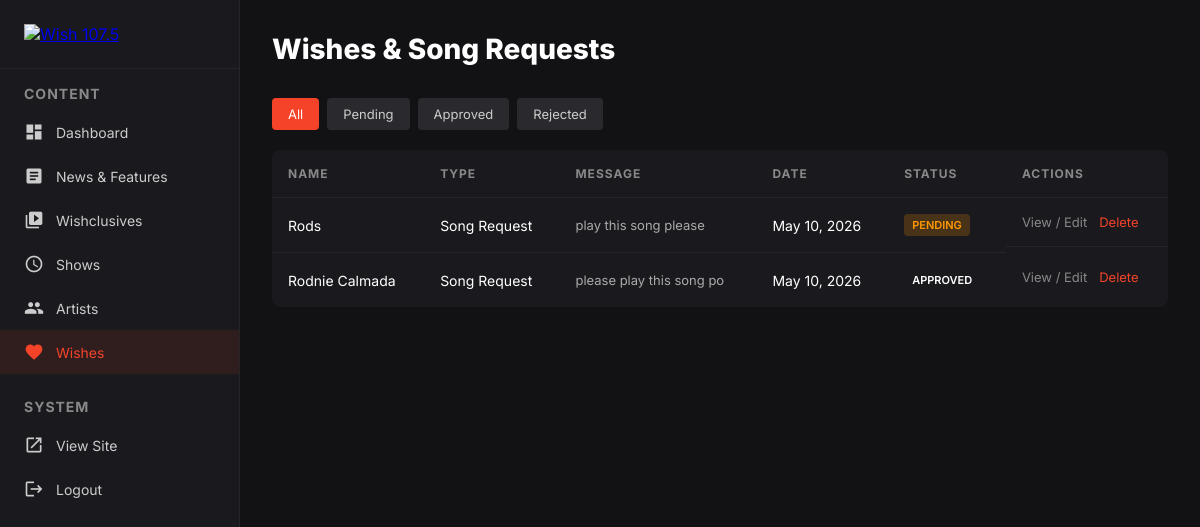
Page /admin/wishes.php (signed in) on the committed database.
### tables this page shows
CREATE TABLE `wishes` (
  `id` int(11) NOT NULL,
  `name` varchar(255) NOT NULL,
  `email` varchar(255) DEFAULT NULL,
  `wish_type` enum('song','wish') DEFAULT 'song',
  `song_artist` varchar(255) DEFAULT NULL,
  `song_title` varchar(255) DEFAULT NULL,
  `message` text NOT NULL,
  `status` enum('pending','approved','rejected') DEFAULT 'pending',
  `created_at` timestamp NOT NULL DEFAULT current_timestamp(),
  `approved_at` timestamp NULL DEFAULT NULL
);

### db.php (called while the page is built, shortened)
<?php
function getDB() {
    static $pdo = null;
    if ($pdo === null) {
        try {
            $dsn = "mysql:host=" . DB_HOST . ";dbname=" . DB_NAME . ";charset=utf8mb4";
            $pdo = new PDO($dsn, DB_USER, DB_PASS, [
                PDO::ATTR_ERRMODE => PDO::ERRMODE_EXCEPTION,
                PDO::ATTR_DEFAULT_FETCH_MODE => PDO::FETCH_ASSOC,
                PDO::ATTR_EMULATE_PREPARES => false,
            ]);
        } catch (PDOException $e) {
            die("Connection failed: " . $e->getMessage());
        }
    }
    return $pdo;
}
function fetchAll($sql, $params = []) {
    try {
        $stmt = getDB()->prepare($sql);
        $stmt->execute($params);
        return $stmt->fetchAll();
    } catch (Exception $e) {
        return [];
    }
}

### admin/wishes.php (the view, shortened to what this page needs)
<?php
require_once '../db.php';
$statusFilter = isset($_GET['status']) ? $_GET['status'] : '';
$page = isset($_GET['page']) ? max(1, intval($_GET['page'])) : 1;
$perPage = 15;
$offset = ($page - 1) * $perPage;
if ($statusFilter && in_array($statusFilter, ['pending', 'approved', 'rejected'])) {
    $total = fetchOne("SELECT COUNT(*) as count FROM wishes WHERE status = ?", [$statusFilter]);
    $items = fetchAll("SELECT * FROM wishes WHERE status = ? ORDER BY created_at DESC LIMIT ? OFFSET ?", [$statusFilter, $perPage, $offset]);
} else {
    $statusFilter = '';
    $items = fetchAll("SELECT * FROM wishes ORDER BY created_at DESC LIMIT ? OFFSET ?", [$perPage, $offset]);
}
?><!DOCTYPE html>
<html lang="en">
<head>
    <link rel="stylesheet" href="admin-style.css">
</head>
<body>
    <div class="sidebar">
        <div class="logo"><a href="dashboard.php"><img src="https://cdn.prod.website-files.com/66e1987f36e4944240bc5ab8/6701637328a69477c92c2652_Wish-Logo.svg" alt="Wish 107.5"></a></div>
        <h2>Content</h2>
        <nav>
            <a href="dashboard.php"><span class="material-icons icon">dashboard</span> Dashboard</a>
            <a href="news.php"><span class="material-icons icon">article</span> News &amp; Features</a>
            <a href="wishclusives.php"><span class="material-icons icon">video_library</span> Wishclusives</a>
            <a href="shows.php"><span class="material-icons icon">schedule</span> Shows</a>
            <a href="artists.php"><span class="material-icons icon">people</span> Artists</a>
            <a href="wishes.php" class="active"><span class="material-icons icon">favorite</span> Wishes</a>
        </nav>
        <h2 style="margin-top:24px">System</h2>
        <nav>
            <a href="../index.php" target="_blank"><span class="material-icons icon">open_in_new</span> View Site</a>
            <a href="logout.php"><span class="material-icons icon">logout</span> Logout</a>
        </nav>
    </div>
    <div class="main">
        <div class="main-header">
            <h1>Wishes &amp; Song Requests</h1>
        </div>
        <div class="filter-bar">
            <a href="wishes.php" class="<?= !$statusFilter ? 'active' : '' ?>">All</a>
            <a href="wishes.php?status=pending" class="<?= $statusFilter == 'pending' ? 'active' : '' ?>">Pending</a>
            <a href="wishes.php?status=approved" class="<?= $statusFilter == 'approved' ? 'active' : '' ?>">Approved</a>
            <a href="wishes.php?status=rejected" class="<?= $statusFilter == 'rejected' ? 'active' : '' ?>">Rejected</a>
        </div>
        <table>
            <thead>
                <tr>
                    <th>Name</th>
                    <th>Type</th>
                    <th>Message</th>
                    <th>Date</th>
                    <th>Status</th>
                    <th>Actions</th>
                </tr>
            </thead>
            <tbody>
                <?php foreach ($items as $item): ?>
                <tr>
                    <td><?= htmlspecialchars($item['name']) ?></td>
                    <td><?= $item['wish_type'] == 'song' ? 'Song Request' : 'Personal Wish' ?></td>
                    <td><div class="wish-message"><?= htmlspecialchars($item['message']) ?></div></td>
                    <td><?= date('M j, Y', strtotime($item['created_at'])) ?></td>
                    <td><span class="status-badge <?= $item['status'] ?>"><?= $item['status'] ?></span></td>
                    <td class="table-actions">
                        <a href="wishes-edit.php?id=<?= $item['id'] ?>">View / Edit</a>
                        <a href="wishes-edit.php?id=<?= $item['id'] ?>&delete=1" onclick="return confirm('Delete this wish?')" style="color:#f44329">Delete</a>
                    </td>
                </tr>
                <?php endforeach; ?>
            </tbody>
        </table>
    </div>
</body>
</html>

### admin/admin-style.css (style rules this page uses)
* { margin: 0; padding: 0; box-sizing: border-box; }
body { font-family: 'Inter', sans-serif; background: #121113; color: #fff; }
.sidebar { position: fixed; top: 0; left: 0; bottom: 0; width: 240px; background: #1a1a1e; border-right: 1px solid rgba(255,255,255,0.05); padding: 24px 0; overflow-y: auto; }
.sidebar .logo { padding: 0 24px 24px; border-bottom: 1px solid rgba(255,255,255,0.05); margin-bottom: 16px; }
.sidebar .logo img { width: 40px; }
.sidebar h2 { font-size: 14px; font-weight: 700; color: #888; text-transform: uppercase; letter-spacing: 1px; padding: 0 24px; margin-bottom: 8px; }
.sidebar nav a { display: flex; align-items: center; gap: 12px; padding: 12px 24px; color: #ccc; text-decoration: none; font-size: 14px; transition: all 0.2s; }
.sidebar nav a:hover, .sidebar nav a.active { background: rgba(244,67,41,0.1); color: #f44329; }
.sidebar nav a .icon { font-size: 20px; }
.main { margin-left: 240px; padding: 32px; min-height: 100vh; }
.main-header { display: flex; align-items: center; justify-content: space-between; margin-bottom: 32px; }
.main-header h1 { font-size: 28px; font-weight: 800; }
table { width: 100%; border-collapse: collapse; background: #1a1a1e; border-radius: 8px; overflow: hidden; }
th { text-align: left; padding: 16px; font-size: 12px; text-transform: uppercase; letter-spacing: 1px; color: #888; border-bottom: 1px solid rgba(255,255,255,0.05); }
td { padding: 16px; font-size: 14px; border-bottom: 1px solid rgba(255,255,255,0.05); }
tr:last-child td { border-bottom: none; }
.table-actions { display: flex; gap: 12px; }
.table-actions a { color: #888; text-decoration: none; font-size: 13px; }
.status-badge { display: inline-block; padding: 4px 8px; border-radius: 4px; font-size: 11px; font-weight: 600; text-transform: uppercase; }

### admin/wishes.php (style rules this page uses)
.filter-bar { display:flex; gap:8px; margin-bottom:20px; flex-wrap:wrap; }
.filter-bar a { padding:8px 16px; border-radius:4px; font-size:13px; text-decoration:none; color:#ccc; background:#2a2a2e; }
.filter-bar a.active { background:#f44329; color:#fff; }
.status-badge.pending { background:rgba(255,152,0,0.2); color:#ff9800; }
.wish-message { max-width:300px; overflow:hidden; text-overflow:ellipsis; white-space:nowrap; color:#aaa; font-size:13px; }

### rows in the picture
wishes: name "Rods", wish_type "Song Request", message "play this song please", created_at "May 10, 2026", status "PENDING"
wishes: name "Rodnie Calmada", wish_type "Song Request", message "please play this song po", created_at "May 10, 2026", status "APPROVED"
